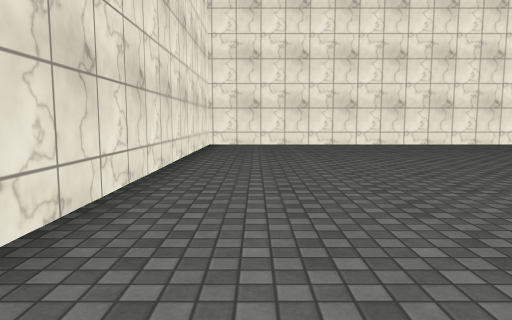
View 1 (above)

22 first-person views from a walk through a scene from a Unity 3-D project. The camera is 1.2 m above the floor, tilts 6° down and sees 70° across. The floor is counted in squares, 2 m on a side. Each view is taken from the middle of a square. On the plan, view 1 faces up. The plan holds only what a view shows up to about 10 squares ahead; the rest is blank. The place goes on beyond the plan. The player is left out. Some surface patterns are stand-ins.

View 2
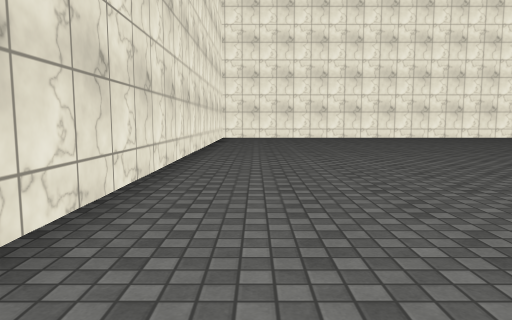

View 3
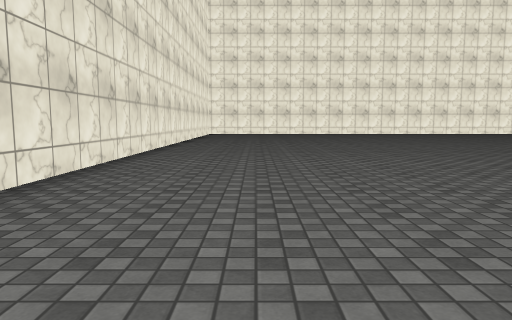

View 4
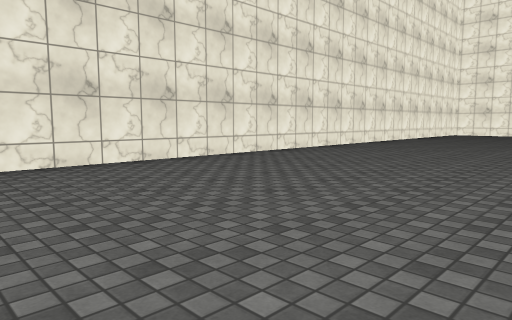

View 5
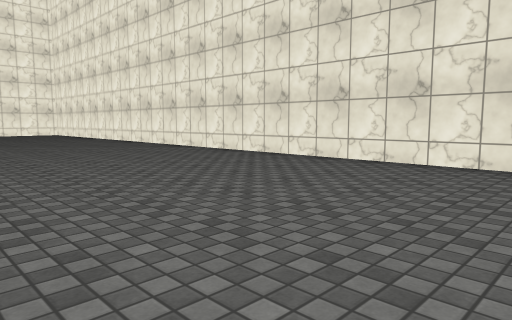

View 6
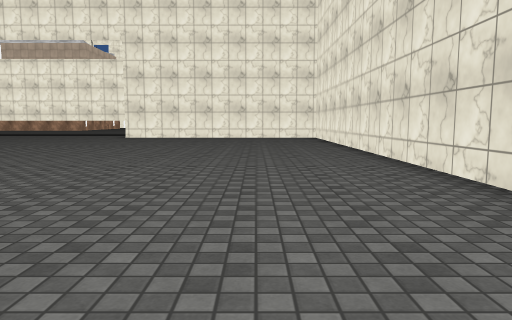

View 7
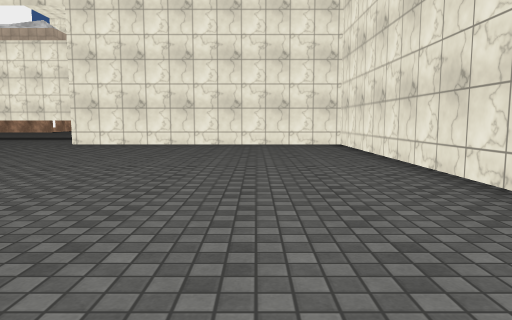

View 8
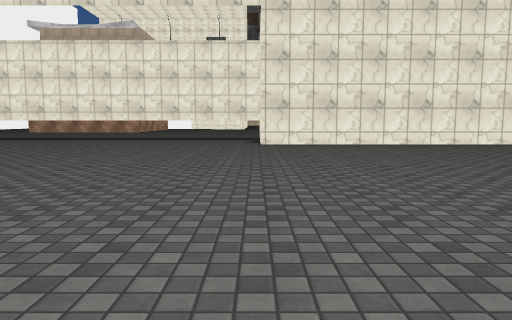

View 9
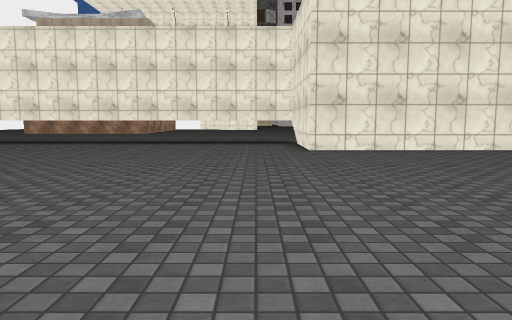

View 10
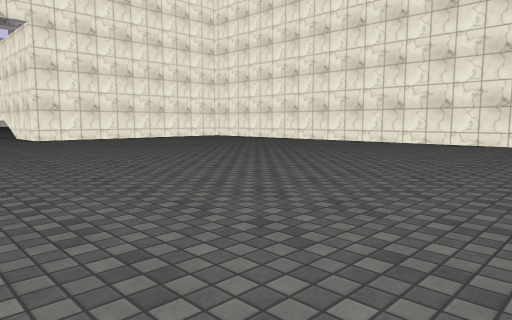

View 11
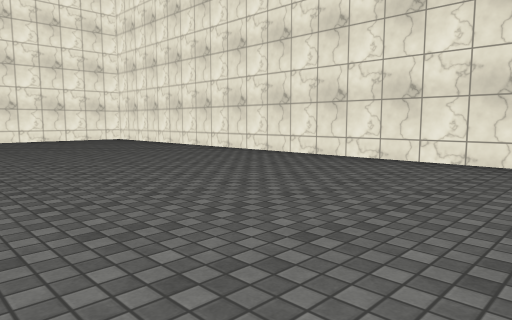

View 12
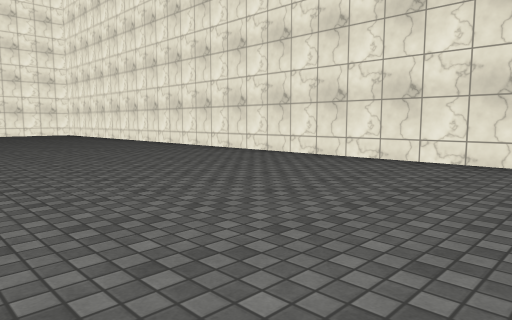

View 13
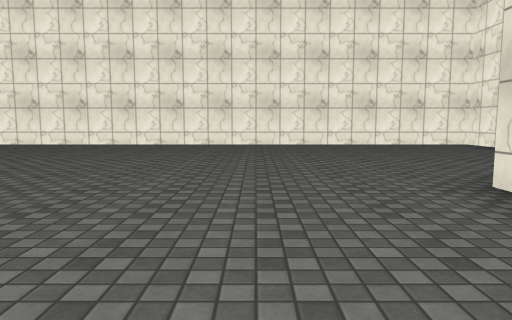

View 14
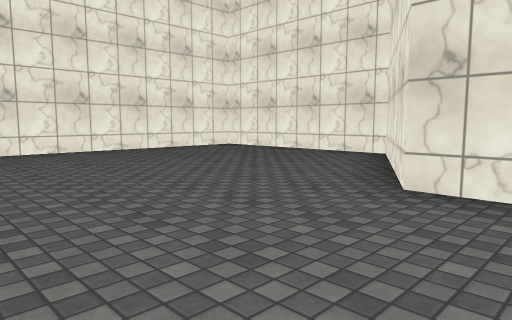

View 15
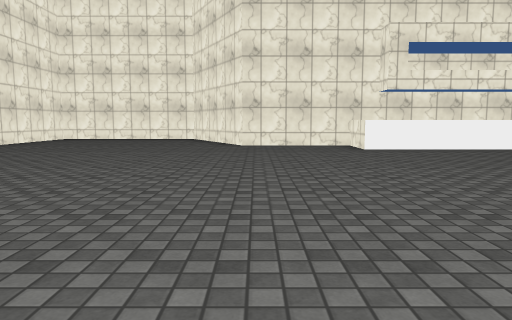

View 16
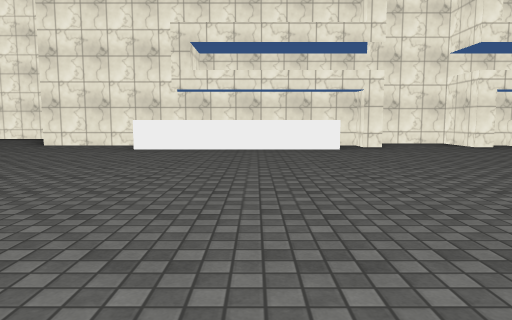

View 17
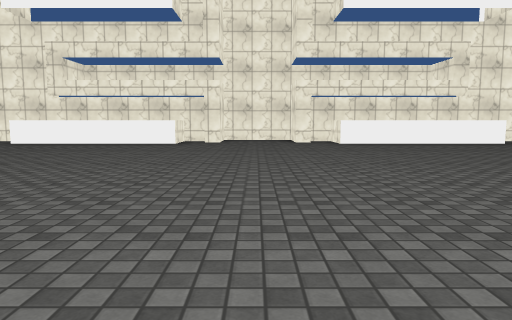

View 18
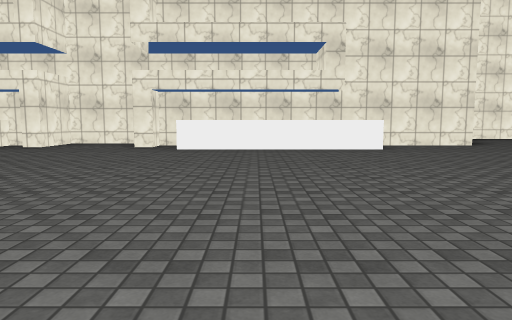

View 19
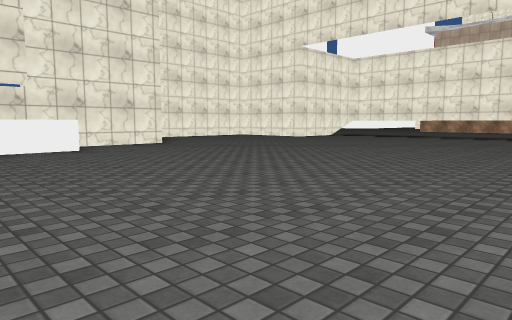

View 20
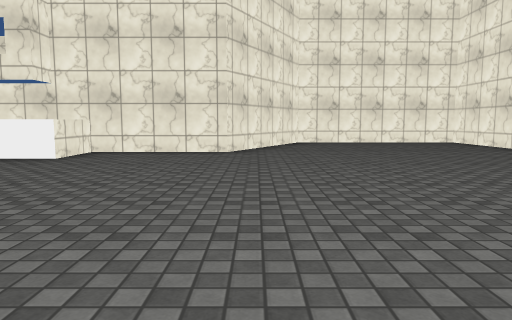

View 21
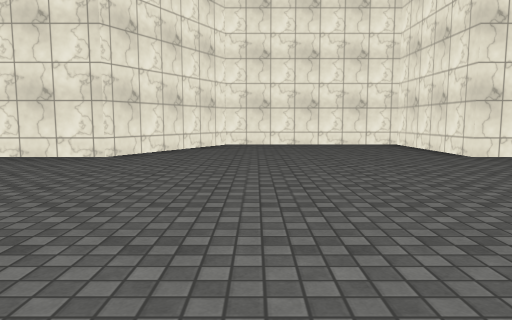

View 22
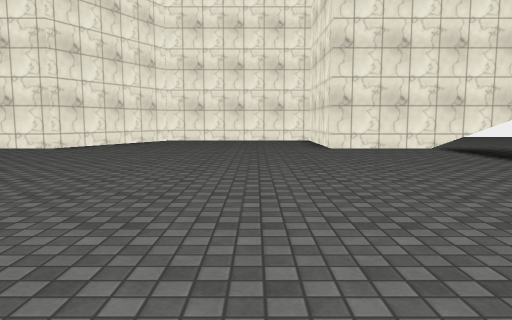

### Floor plan
Points are (right, up) in squares from view 1. A wall is a line through its corners. A room is listed if a view was taken in it or the views show most of it. See-through windows are left out.
Room 1 (views 1, 2, 3, 4, 5, 6, 7, 8, 9, 10, 11, 12, 13, 14, 15, 16, 17, 18, 19, 20, 21, 22)
walls: (18.6, -7.6) (18.6, -7.1) (20, -7.1) (20, -5) (18.6, -5) (18.6, -4.5); (19.2, -4.5) (19.2, 3.3) (22.6, 5.1) (22.6, 9.6) (-1.2, 9.6) (-1.2, -21.7) (5.9, -21.7) (5.9, -23.9); (19.2, -3.8) (17.9, -3.8) (17.9, 0.6) (19.2, 0.6); (19.2, -12.8) (17.9, -12.8) (17.9, -8.3) (19.2, -8.3); (19.2, -24.5) (19.2, -21.7) (22.6, -21.7) (22.6, -17.2) (19.2, -15.4) (19.2, -7.6)

Positions as (right, up) in squares from view 1, and headings:
1: (0, 0), facing up
2: (0, -4), facing up
3: (1, -8), facing up
4: (4, -8), facing up-left
5: (4, -4), facing down-left
6: (1, -8), facing down
7: (1, -12), facing down
8: (6, -12), facing down
9: (7, -14), facing down
10: (9, -9), facing down-left
11: (11, 4), facing up-left
12: (16, 4), facing up-left
13: (17, 0), facing up
14: (16, 2), facing up-right
15: (10, 3), facing right
16: (10, -2), facing right
17: (8, -6), facing right
18: (10, -10), facing right
19: (10, -10), facing down-right
20: (12, -16), facing right
21: (13, -18), facing right
22: (11, -20), facing right
